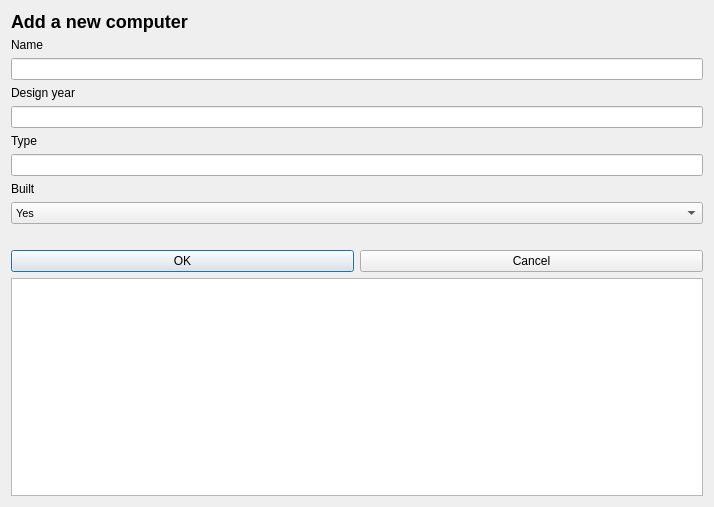
<?xml version="1.0" encoding="UTF-8"?>
<ui version="4.0">
 <class>AddComputerDialog</class>
 <widget class="QDialog" name="AddComputerDialog">
  <property name="geometry">
   <rect>
    <x>0</x>
    <y>0</y>
    <width>714</width>
    <height>507</height>
   </rect>
  </property>
  <property name="windowTitle">
   <string>Dialog</string>
  </property>
  <layout class="QVBoxLayout" name="verticalLayout_2">
   <item>
    <layout class="QVBoxLayout" name="verticalLayout1">
     <item>
      <widget class="QLabel" name="label_computerHeader">
       <property name="font">
        <font>
         <pointsize>9</pointsize>
        </font>
       </property>
       <property name="text">
        <string>&lt;h2&gt;Add a new computer&lt;/h2&gt;</string>
       </property>
      </widget>
     </item>
     <item>
      <layout class="QHBoxLayout" name="horizontalLayout1_1">
       <item>
        <widget class="QLabel" name="label_computerName">
         <property name="font">
          <font>
           <pointsize>9</pointsize>
          </font>
         </property>
         <property name="text">
          <string>Name</string>
         </property>
        </widget>
       </item>
       <item>
        <widget class="QLabel" name="label_computerName_Error">
         <property name="font">
          <font>
           <pointsize>9</pointsize>
          </font>
         </property>
         <property name="text">
          <string/>
         </property>
        </widget>
       </item>
      </layout>
     </item>
     <item>
      <widget class="QLineEdit" name="input_computerName"/>
     </item>
     <item>
      <layout class="QHBoxLayout" name="horizontalLayout1_2">
       <item>
        <widget class="QLabel" name="label_computerDesignYear">
         <property name="font">
          <font>
           <pointsize>9</pointsize>
          </font>
         </property>
         <property name="text">
          <string>Design year</string>
         </property>
        </widget>
       </item>
       <item>
        <widget class="QLabel" name="label_computerDesignYear_Error">
         <property name="font">
          <font>
           <pointsize>9</pointsize>
          </font>
         </property>
         <property name="text">
          <string/>
         </property>
        </widget>
       </item>
      </layout>
     </item>
     <item>
      <widget class="QLineEdit" name="input_computerDesignYear"/>
     </item>
     <item>
      <layout class="QHBoxLayout" name="horizontalLayout1_3">
       <item>
        <widget class="QLabel" name="label_computerType">
         <property name="font">
          <font>
           <pointsize>9</pointsize>
          </font>
         </property>
         <property name="text">
          <string>Type</string>
         </property>
        </widget>
       </item>
       <item>
        <widget class="QLabel" name="label_computerType_Error">
         <property name="font">
          <font>
           <pointsize>9</pointsize>
          </font>
         </property>
         <property name="text">
          <string/>
         </property>
        </widget>
       </item>
      </layout>
     </item>
     <item>
      <widget class="QLineEdit" name="input_computerType"/>
     </item>
     <item>
      <layout class="QHBoxLayout" name="horizontalLayout1_4">
       <item>
        <widget class="QLabel" name="label_computerBuilt">
         <property name="font">
          <font>
           <pointsize>9</pointsize>
          </font>
         </property>
         <property name="text">
          <string>Built</string>
         </property>
        </widget>
       </item>
      </layout>
     </item>
     <item>
      <widget class="QComboBox" name="dropDown_computerBuilt">
       <property name="font">
        <font>
         <pointsize>8</pointsize>
        </font>
       </property>
       <item>
        <property name="text">
         <string>Yes</string>
        </property>
       </item>
       <item>
        <property name="text">
         <string>No</string>
        </property>
       </item>
      </widget>
     </item>
     <item>
      <widget class="QLabel" name="label_computerInput_Error">
       <property name="font">
        <font>
         <pointsize>9</pointsize>
        </font>
       </property>
       <property name="text">
        <string/>
       </property>
      </widget>
     </item>
    </layout>
   </item>
   <item>
    <layout class="QHBoxLayout" name="horizontalLayout1">
     <item>
      <widget class="QPushButton" name="button_ok">
       <property name="font">
        <font>
         <pointsize>9</pointsize>
        </font>
       </property>
       <property name="text">
        <string>OK</string>
       </property>
      </widget>
     </item>
     <item>
      <widget class="QPushButton" name="button_cancel">
       <property name="font">
        <font>
         <pointsize>9</pointsize>
        </font>
       </property>
       <property name="text">
        <string>Cancel</string>
       </property>
      </widget>
     </item>
    </layout>
   </item>
   <item>
    <widget class="QListWidget" name="listComputers"/>
   </item>
  </layout>
 </widget>
 <resources/>
 <connections/>
</ui>
